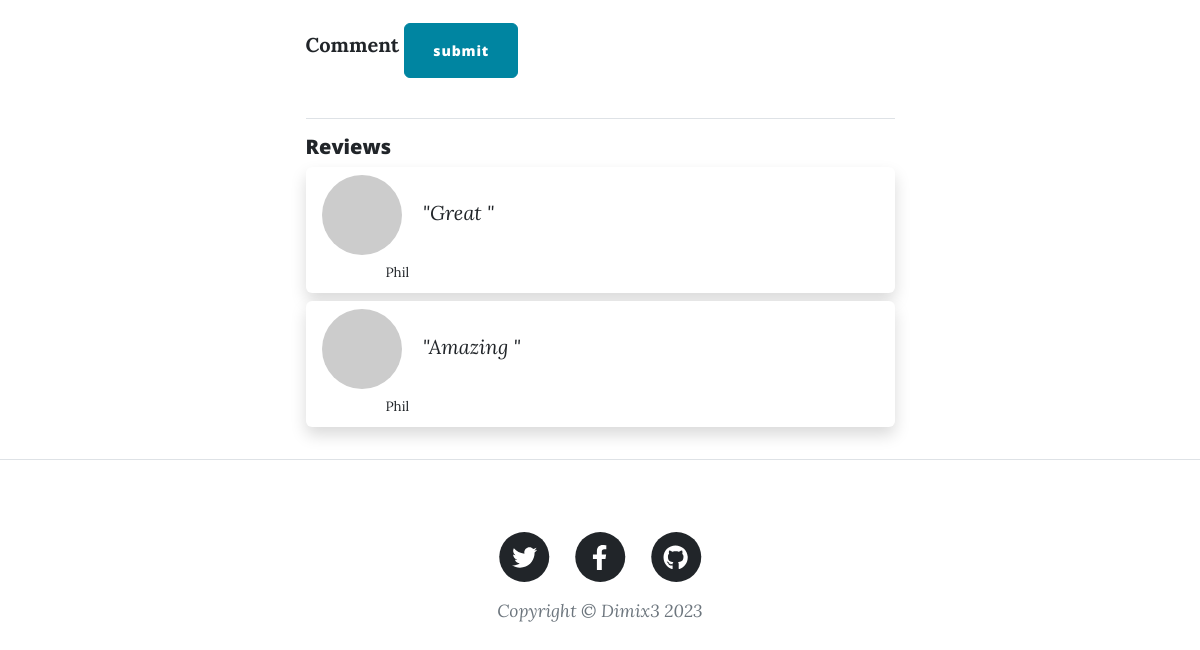
/post/1 (signed in, lower part), run on an earlier commit of the app's database.
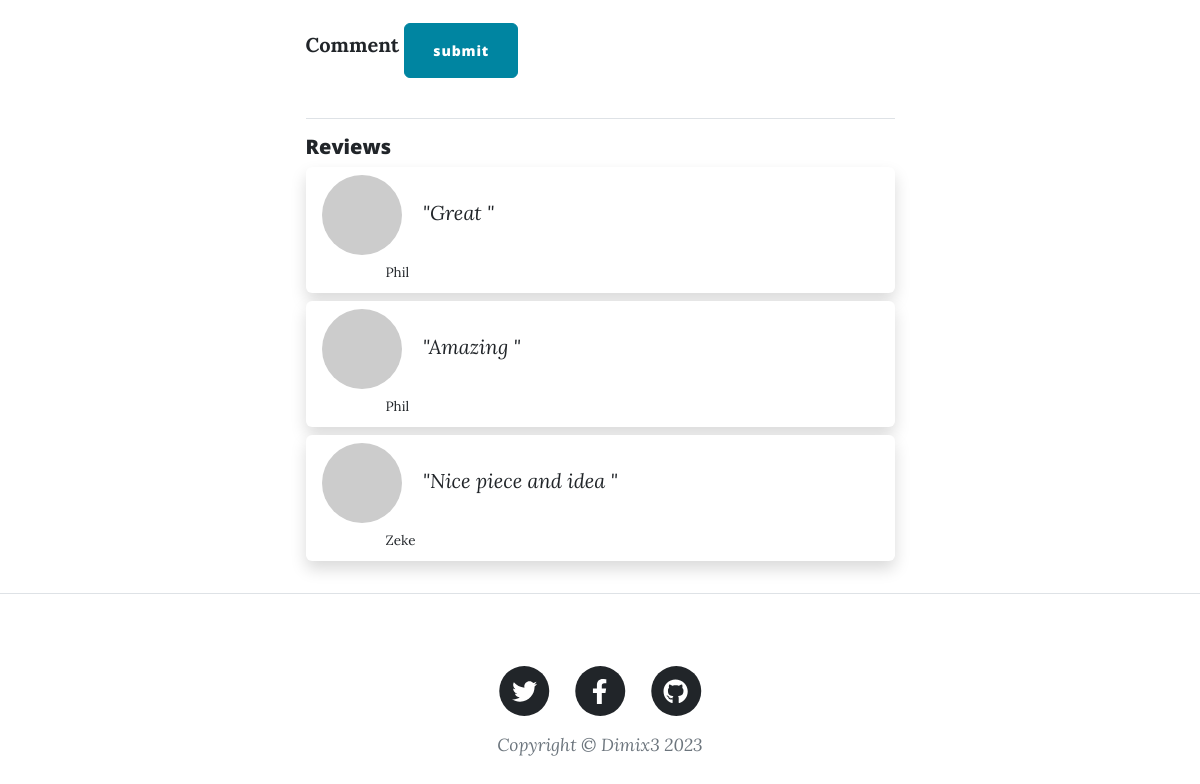
And on a later commit of the database.
### models.py (models this page shows)
class Comment(db.Model):
    __tablename__ = "comments"
    id = db.Column(db.Integer, primary_key=True)
    commenter_id = db.Column(db.Integer, db.ForeignKey('registered_users.id'))
    post_id = db.Column(db.Integer, db.ForeignKey('blogpost.id'))
    text = db.Column(db.Text, nullable=False)
    commenter = relationship('User', back_populates='comments')
    post_reviewed = relationship('Post', back_populates='blog_post')

class User(UserMixin, db.Model):
    __tablename__ = "registered_users"
    id = db.Column(db.Integer, primary_key=True)
    email = db.Column(db.String(100), unique=True)
    password = db.Column(db.String(100))
    name = db.Column(db.String(1000))
    comments = relationship('Comment', back_populates='commenter')
    posts = relationship('Post', back_populates='post_owner')

### main.py (the view, shortened to what this page needs)
@app.route('/post/<i_d>',methods=["POST","GET"])
def view_post(i_d):
    view_data = {}
    data = Post.query.get(int(i_d))
    if data.id == int(i_d):
        view_data["id"] = data.id
        view_data["title"] = data.title
        view_data["subtitle"] = data.subtitle
        view_data["body"] = data.body
        view_data["post_by"] = data.post_by
        view_data["post_date"] = data.post_date
        view_data["post_img_url"] = data.post_img_url
        view_data["blog_comments"] = data.blog_post
        if current_user.is_authenticated:
            view_data["email"] = data.post_owner.email
            if current_user.email.lower() == view_data["email"].lower():
                post_author = True
            else:
                post_author = False
            view_data["post_author"] = post_author
    return render_template("view_post.html", contxt=view_data)

### main.py (called while the page is built)
@login_manager.user_loader
def load_user(user_id):
    return User.query.get(int(user_id)) #User.query.get_or_404(int(user_id))

### templates/view_post.html (shortened to what this page needs)
<!DOCTYPE html>
<html lang="en">
    <body>
       {% include 'header.html' %}
        <article class="mb-4">
            <div class="container px-4 px-lg-5">
                <div class="row gx-4 gx-lg-5 justify-content-center">
                    <div class="col-md-10 col-lg-8 col-xl-7">
                        {% if current_user.is_authenticated %}
                         {% if contxt.post_author %}
                        <hr class="my-4" />
                        <div class="d-flex justify-content-end mb-4"><a class="btn btn-primary text-uppercase" href={{url_for('edit_post',i_d=contxt.id)}}>Edit Post →</a></div>
                        {% else %}
                        <form action="{{ url_for('view_post',i_d=contxt.id) }}" method="POST" class="pb-4">
                            <div>
                            <label  class="form-check-label"><b>Comment</b></label>
                              <input type="submit" name="submit" id="submit" class="btn btn-primary mt-2 rounded" value="submit">
                            </div>
                        </form>
                        {% endif %}
                        {% endif %}
                        <hr/>
                        <h5>Reviews</h5>
                        {% for each_comment in contxt.blog_comments %}
                        <div class="shadow p-2 mb-2 bg-white rounded" >
                            <img src="{{ 'each_comment.commenter.email' | gravatar }}" alt="" class="px-2 rounded-circle">
                            <span class="mx-2 mb-0 pb-0 font-italic font-weight-light"><em>"{{each_comment.text}}"</em></span>
                            <p class="mb-0 mt-0 mx-5 pt-0 px-4 font-weight-light"><small style="font-size: 13.5px">{{each_comment.commenter.name}}</small></p>
                        </div>
                        {% endfor %}
                    </div>
                </div>
            </div>
            <hr class="my-4" />
        </article>
        {% include "footer.html" %}
    </body>
</html>

### templates/header.html (shortened to what this page needs)
<!DOCTYPE html>
<html lang="en">
<head>
        <link href="{{ url_for('static', filename='css/styles.css') }}" rel="stylesheet" />
</head>
<body>
</body>
</html>

### templates/footer.html (shortened to what this page needs)
<!DOCTYPE html>
<html lang="en">
<head>
</head>
<body>
<footer >
            <div class="container px-4 px-lg-5">
                <div class="row gx-4 gx-lg-5 justify-content-center">
                    <div class="col-md-10 col-lg-8 col-xl-7">
                        <ul class="list-inline text-center">
                            <li class="list-inline-item">
                                <a href="#!">
                                    <span class="fa-stack fa-lg">
                                        <i class="fas fa-circle fa-stack-2x"></i>
                                        <i class="fab fa-twitter fa-stack-1x fa-inverse"></i>
                                    </span>
                                </a>
                            </li>
                            <li class="list-inline-item">
                                <a href="#!">
                                    <span class="fa-stack fa-lg">
                                        <i class="fas fa-circle fa-stack-2x"></i>
                                        <i class="fab fa-facebook-f fa-stack-1x fa-inverse"></i>
                                    </span>
                                </a>
                            </li>
                            <li class="list-inline-item">
                                <a href="#!">
                                    <span class="fa-stack fa-lg">
                                        <i class="fas fa-circle fa-stack-2x"></i>
                                        <i class="fab fa-github fa-stack-1x fa-inverse"></i>
                                    </span>
                                </a>
                            </li>
                        </ul>
                        <div class="small text-center text-muted fst-italic">Copyright &copy; Dimix3 2023</div>
                    </div>
                </div>
            </div>
</footer>
</body>
</html>

What changed in the data, as far as the page shows it:
added Comment: text "Nice piece and idea", commenter.name "Zeke"
